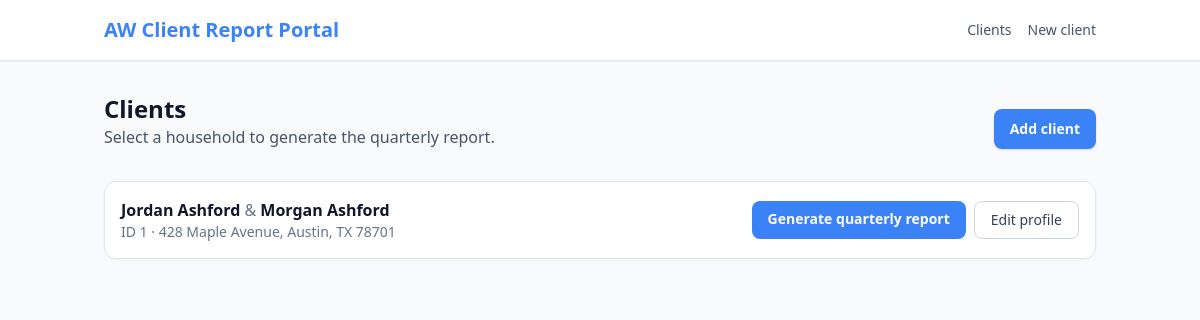
The app's page /clients with its own data.
### models.py (models this page shows, shortened)
class Client(db.Model):
    __tablename__ = "clients"
    id = db.Column(db.Integer, primary_key=True)
    is_married = db.Column(db.Boolean, nullable=False, default=True)
    c1_first_name = db.Column(db.String(120), nullable=False, default="")
    c1_last_name = db.Column(db.String(120), nullable=False, default="")
    c1_dob = db.Column(db.Date, nullable=True)
    c1_ssn_last4 = db.Column(db.String(4), nullable=True)
    c2_first_name = db.Column(db.String(120), nullable=True)
    c2_last_name = db.Column(db.String(120), nullable=True)
    c2_dob = db.Column(db.Date, nullable=True)
    c2_ssn_last4 = db.Column(db.String(4), nullable=True)
    monthly_salary_after_tax = db.Column(db.Numeric(14, 2), nullable=False, default=0)
    agreed_monthly_expense_budget = db.Column(db.Numeric(14, 2), nullable=False, default=0)
    trust_property_address = db.Column(db.String(500), nullable=True)
    quarterly_reports = db.relationship(
        "QuarterlyReport", backref="client", lazy="dynamic", cascade="all, delete-orphan"
    )

### app.py (the view)
    @app.route("/clients")
    def clients_list():
        clients = Client.query.order_by(Client.id).all()
        return render_template("index.html", clients=clients)

### templates/index.html (shortened to what this page needs)
{% extends "base.html" %}
{% block content %}
<div class="mb-8 flex flex-col gap-2 sm:flex-row sm:items-end sm:justify-between">
  <div>
    <h1 class="text-2xl font-bold text-slate-900">Clients</h1>
    <p class="text-slate-600">Select a household to generate the quarterly report.</p>
  </div>
  <a href="{{ url_for('client_new') }}"
     class="inline-flex items-center justify-center rounded-lg bg-brand px-4 py-2.5 text-sm font-semibold text-white shadow hover:bg-brand-dark">
    Add client
  </a>
</div>
{% if clients %}
<ul class="divide-y divide-slate-200 overflow-hidden rounded-xl border border-slate-200 bg-white shadow-sm">
  {% for c in clients %}
  <li class="flex flex-col gap-3 p-4 sm:flex-row sm:items-center sm:justify-between">
    <div>
      <p class="font-semibold text-slate-900">
        {{ c.c1_first_name }} {{ c.c1_last_name }}
        {% if c.is_married and c.c2_first_name %}
        <span class="font-normal text-slate-500">&</span> {{ c.c2_first_name }} {{ c.c2_last_name }}
        {% endif %}
      </p>
      <p class="text-sm text-slate-500">ID {{ c.id }}{% if c.trust_property_address %} · {{ c.trust_property_address[:48] }}{% if c.trust_property_address|length > 48 %}…{% endif %}{% endif %}</p>
    </div>
    <div class="flex flex-wrap gap-2">
      <a href="{{ url_for('report_form', client_id=c.id) }}"
         class="rounded-lg bg-brand px-4 py-2 text-sm font-semibold text-white hover:bg-brand-dark">
        Generate quarterly report
      </a>
      <a href="{{ url_for('client_edit', client_id=c.id) }}"
         class="rounded-lg border border-slate-300 bg-white px-4 py-2 text-sm font-medium text-slate-700 hover:bg-slate-50">
        Edit profile
      </a>
    </div>
  </li>
  {% endfor %}
</ul>
{% else %}
<div class="rounded-xl border border-dashed border-slate-300 bg-white p-12 text-center text-slate-600">
  <p class="mb-4">No clients yet.</p>
  <a href="{{ url_for('client_new') }}" class="font-semibold text-brand hover:underline">Create the first client</a>
</div>
{% endif %}
{% endblock %}

### templates/base.html (shortened to what this page needs)
<!DOCTYPE html>
<html lang="en">
<head>
  <script src="https://cdn.tailwindcss.com"></script>
</head>
<body class="min-h-screen bg-slate-50 text-slate-900 antialiased">
  <header class="border-b border-slate-200 bg-white shadow-sm">
    <div class="mx-auto flex max-w-5xl items-center justify-between px-4 py-4">
      <a href="{{ url_for('clients_list') }}" class="text-xl font-semibold text-brand">AW Client Report Portal</a>
      <nav class="flex gap-4 text-sm font-medium text-slate-600">
        <a href="{{ url_for('clients_list') }}" class="hover:text-brand">Clients</a>
        <a href="{{ url_for('client_new') }}" class="hover:text-brand">New client</a>
      </nav>
    </div>
  </header>
  <main class="mx-auto max-w-5xl px-4 py-8">
    {% block content %}{% endblock %}
  </main>
</body>
</html>

### records on screen
Client: c1_first_name "Jordan", c1_last_name "Ashford", c2_first_name "Morgan", c2_last_name "Ashford", id "1", trust_property_address "428 Maple Avenue, Austin, TX 78701"
